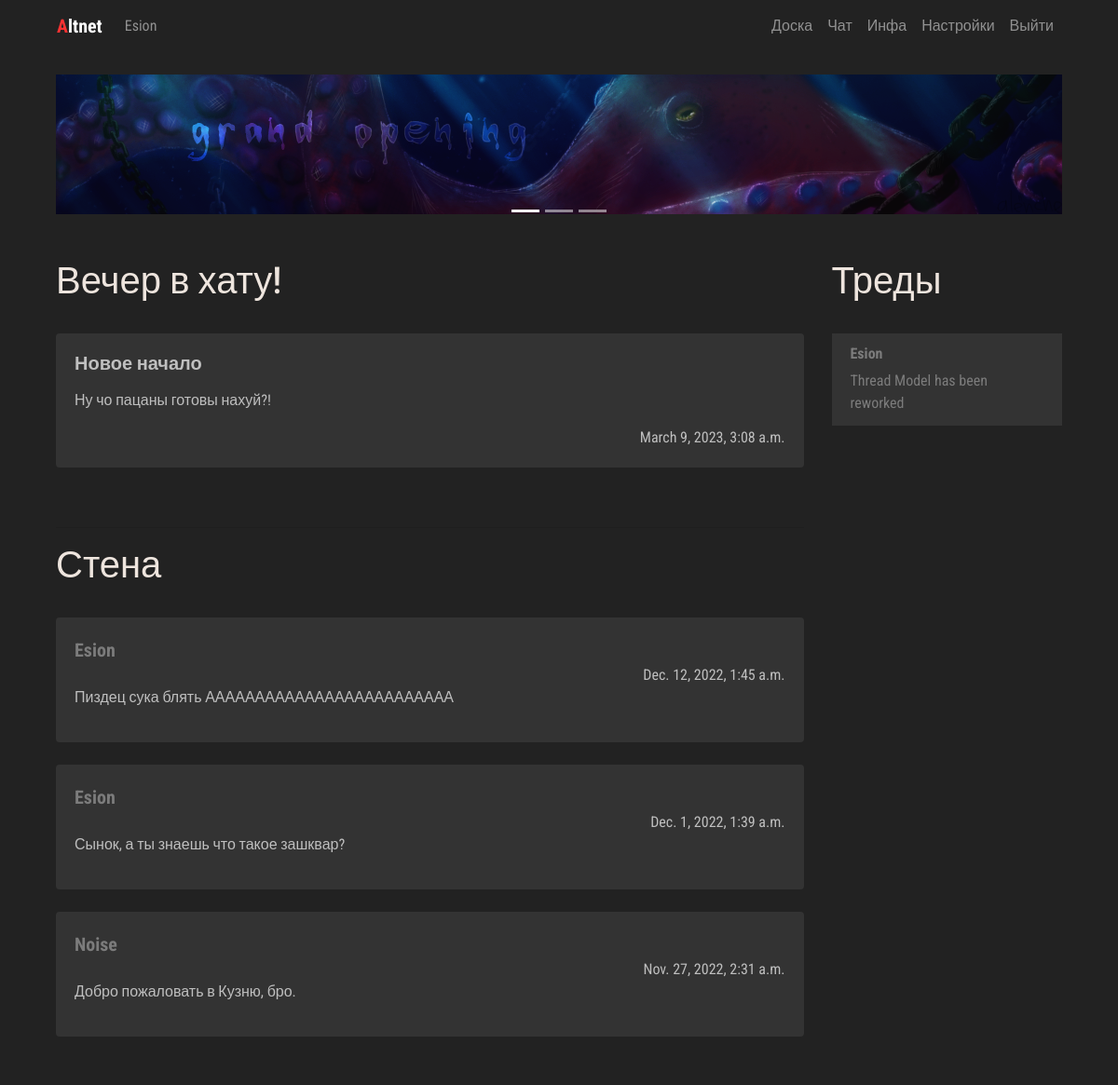
The page /manager/me/ (signed in) on the database its author committed.
### manager/models.py (models this page shows, shortened)
class AdminPublicPost(models.Model):
    post_author = models.ForeignKey(User, on_delete=models.CASCADE)
    post_title = models.CharField('Post title', max_length=100)
    post_text = models.CharField('Post text', max_length=10000)
    post_date = models.DateTimeField('Post date', auto_now=True)
    language_code = models.IntegerField(null=True, blank=True, default=0)

class UserPublicPost(models.Model):
    post_author = models.CharField('Message Author', max_length=150, null=False, blank=False)
    post_text = models.CharField('Post text', max_length=250)
    post_date = models.DateTimeField('Post date', auto_now=True)
    language_code = models.IntegerField(null=True, blank=True, default=0)

### board/models.py (models this page shows, shortened)
class Thread(models.Model):
    def was_published_recently(self):
        now = timezone.now()
        return now - datetime.timedelta(days=1) <= self.pub_date <= now
    thread_title = models.CharField('Thread title', max_length=100)
    thread_text = models.TextField('Thread text', max_length=10000)
    pub_date = models.DateTimeField('Date published', auto_now=True)
    thread_author = models.CharField('Thread Author', max_length=150, blank=False, null=False)
    was_published_recently.admin_order_field = 'pub_date'
    was_published_recently.boolean = True
    was_published_recently.short_description = 'Published recently?'
    thread_pic = models.ImageField(upload_to=user_thread_directory_path, blank=True, null=True)
    language_code = models.IntegerField(blank=True, null=True, default=0)
    visible = models.BooleanField(blank=False, null=False, default=True)

### manager/views.py (the view)
# urls.py: path('me/', views.meview, name='me'),
def meview(request):
    if request.user.is_authenticated:
        loc_option = Hikka.objects.get(user=request.user.id).language_code
    else:
        loc_option = 0
    latest_threads = Thread.objects.filter(language_code=loc_option).order_by('-pub_date')[:10]
    latest_posts = UserPublicPost.objects.filter(language_code=loc_option).order_by('-post_date')[:10]
    admin_posts = AdminPublicPost.objects.filter(language_code=loc_option).order_by('-post_date')[:10]
    context = {
        'loc': loc_resolver('home'),
        'lang': loc_option,
        'threads': latest_threads,
        'posts': latest_posts,
        'admins': admin_posts
    }
    print(loc_resolver('home'))
    return render(request, 'me.html', context)

### board/templatetags/loc_extra.py (called while the page is built)
@register.filter
def return_item(l, i):
    try:
        return l[i]
    except:
        return None

@register.filter
def random_message(l, i):
    try:
        return Me.greet(i)
    except:
        return None

### scripts/loc/Me.py (called while the page is built)
def greet(language_code):
    if language_code == 0:
        return WELCOME_RANDOM_EN[randint(0, 3)]
    elif language_code == 1:
        return WELCOME_RANDOM_RU[randint(0, 3)]

### scripts/localisation.py (called while the page is built, shortened)
def loc_resolver(specific):
    load = {}
    if specific == 'home':
        load['me'] = loc.Me
        load['UI'] = loc.UI
        load['errors'] = loc.Errors
        load['headers'] = loc.Headers
    elif specific == 'account':
        load['profile'] = loc.Profile
        load['errors'] = loc.Errors
        load['headers'] = loc.Headers
        load['UI'] = loc.UI
    elif specific == 'info':
        load['UI'] = loc.UI
        load['info'] = loc.Info
    return load

### manager/templates/me.html (shortened to what this page needs)
{% extends 'hat.html' %}
{% block content %}
{% load loc_extra %}
            <div class="row col-">
               <div class=" col-lg-9 col- content">
                  <br>
                  <div class="trds">
                     <main class="contentd" role="main">
                        <header>
                           <h1 data-text="{{ loc.me.greet|random_message:lang }}">{{ loc.me.greet|random_message:lang }}
                           </h1>
                        </header>
                     </main>
                  </div>
                  <br>
                  {% if admins %}
                  {% for admin in admins %}
                  <div class="card">
                     <div class="card-body">
                        <h4 class="card-title">
                           <p class="article"> {{ admin.post_title }} </p>
                        </h4>
                        {{ admin.post_text|linebreaks }}
                        <div class="d-flex flex-row-reverse">{{ admin.post_date }}</div>
                     </div>
                  </div>
                  <br />
                  {% endfor %}
                  {% else %}
                  {{ loc.errors.NO_AGENDA_POSTS|return_item:lang }}
                  {% endif %}
                  <br>
                  <hr>
                  <div class="trds">
                     <main class="contentd" role="main">
                        <header>
                           <h1 data-text="{{ loc.headers.PUBLIC_MESSAGES|return_item:lang }}">{{ loc.headers.PUBLIC_MESSAGES|return_item:lang }}
                           </h1>
                        </header>
                     </main>
                  </div>
                  <br>
                  {% if posts %}
                  {% for post in posts %}
                  <div class="card">
                     <div class="card-body">
                              <a class="article" href="{% url 'Board:guest' post.post_author%}"> {{ post.post_author }}</a>
                        <div class="d-flex flex-row-reverse">{{ post.post_date }}</div>
                        {{ post.post_text|linebreaks }}
                     </div>
                  </div>
                  <br />
                  {% endfor %}
                  {% else %}
                  {{ loc.errors.NO_PUBLIC_MESSAGES|return_item:lang }}
                  {% endif %}
               </div>
               <div class=" col-lg-3 col- left-sidebar">
                  <br>
                  <div class="trds">
                     <main class="contentd" role="main">
                        <header>
                           <h1 data-text="{{ loc.headers.THREADS|return_item:lang }}">{{ loc.headers.THREADS|return_item:lang }}
                           </h1>
                        </header>
                     </main>
                  </div>
                  <br>
                  {% if threads %}
                  <ul class="list-group">
                     {% for thread in threads %}
                     <li class="list-group-item">
                        <h6> <a class="userlk" href="{% url 'Board:guest' thread.thread_author %}">
                        {{ thread.thread_author }}</a> </h6>
                        <a href="{% url 'Board:thread' thread.id %}"> {{ thread.thread_text|truncatewords:10 }}  </a>
                     </li>
                     {% endfor %}
                  </ul>
                  {% else %}
                  {{ loc.errors.NO_THREADS|return_item:lang }}
                  {% endif %}
                  <br>
               </div>
            </div>
{% endblock %}

### board/templates/hat.html (shortened to what this page needs)
<!DOCTYPE html>
{% load loc_extra %}
<html lang="en"><head>
	<link rel="stylesheet" href="https://stackpath.bootstrapcdn.com/bootstrap/4.3.1/css/bootstrap.min.css">
     {% load static %}
    <link rel="stylesheet" href=" {% static 'css/master.css' %} " type="text/css">
  </head>
  <body>
<div class="container">
   <nav class="navbar navbar-expand-lg navbar-dark" style="background-color: #222222;">
  <div class="collapse navbar-collapse" id="navbarTogglerDemo01">
    <a class="navbar-brand" href="{% url 'Manager:me' %}"><b><span style="color: #fc3232">A</span>ltnet</b></a>
    <ul class="navbar-nav mr-auto mt-2 mt-lg-0">
    {% if user.is_authenticated %}
         <li class="nav-item">
           <a class="nav-link" href="{% url 'Board:user' %}">{{ user.username }}</a>
      </li>
        {% else %}
        <li class="nav-item">
        <a class="nav-link" href="{% url 'Manager:login' %}">{{ loc.UI.LOG_IN|return_item:lang }}</a>
      </li>
        {% endif %}
    </ul>
     <ul class="navbar-nav  mt-2 mt-lg-0">
      <li class="nav-item">
        <a class="nav-link" href="{% url 'Board:board' %}">{{ loc.UI.BOARD|return_item:lang }}</a>
      </li>
      <li class="nav-item">
        <a class="nav-link" href="{% url 'Chat:chat' %}">{{ loc.UI.CHAT|return_item:lang }}</a>
      </li>
      <li class="nav-item">
        <a class="nav-link" href="{% url 'Paper:info' %}">{{ loc.UI.INFO|return_item:lang }}</a>
      </li>
      <li class="nav-item">
        <a class="nav-link" href="#">{{ loc.UI.SETTINGS|return_item:lang }}</a>
      </li>
      <li class="nav-item">
        <a class="nav-link" href="{% url 'Manager:logout' %}">{{ loc.UI.LOG_OUT|return_item:lang }}</a>
      </li>
    </ul>
  </div>
</nav>
<div class="col-lg-12 head-block"><br>
<div id="carouselExampleControls" class="carousel slide" data-ride="carousel">
     <ol class="carousel-indicators">
    <li data-target="#carouselExampleControls" data-slide-to="0" class="active"></li>
    <li data-target="#carouselExampleControls" data-slide-to="1"></li>
    <li data-target="#carouselExampleControls" data-slide-to="2"></li>
  </ol>
  <div class="carousel-inner">
    <div class="carousel-item active">
      <img class="d-block w-100" src="{% static 'imgs/go.png' %}" alt="Second slide" height="150px">
    </div>
  </div>
<br>
</div>
{% block content %} {% endblock %}
<br>
    </div>
</div>
</body>
</html>

### static/css/master.css (style rules this page uses)
.head-block,.top-menu,.top-material,.left-sidebar,.content { background:#222222; margin-bottom:5px; }
.head-block { height:40px; }
.content { border: none; }
.head-block { height:150px; background:right center no-repeat; }
.card { background: #333333; border: none; }
.list-group, .list-group-item { background: #333333; border: none; }
.userlk { font-weight: bold; }
.article { font-weight: bold; font-size: 20px; }
body { font-family: 'Roboto Condensed', sans-serif; font-size: initial; }
a { color: #7c7c7c; font-size: initial; }
body { background: #222; color: #bfbfbf; }
.contentd header h1 { position:relative;color:#eee5de }
.contentd header h1:after, .contentd header h1:before { position:absolute;top:0;overflow:hidden;clip:rect(0,100vw,0,0);content:attr(data-text);background: #a9a9a9 }
.contentd header h1:before { left:-1vmin;animation:noise 7s infinite steps(3,end) alternate-reverse;color:#71fcff;text-shadow:.4vmin 0 #00f,-.2vmin 1vmin red }
.contentd header h1:after { left:1vmin;animation:noise-alt 5s infinite steps(3,end) alternate-reverse;color:#ff9eed;text-shadow:-2vmin 0 #ff0,.1vmin -1vmin #00f }
.trds { background: #none; }

### rows shown on the page
AdminPublicPost: post_title "Новое начало", post_text "Ну чо пацаны готовы нахуй?!", post_date "March 9, 2023, 3:08 a.m."
UserPublicPost: post_author "Esion", post_date "Dec. 12, 2022, 1:45 a.m.", post_text "Пиздец сука блять ААААААААААААААААААААААААА"
UserPublicPost: post_author "Esion", post_date "Dec. 1, 2022, 1:39 a.m.", post_text "Сынок, а ты знаешь что такое зашквар?"
UserPublicPost: post_author "Noise", post_date "Nov. 27, 2022, 2:31 a.m.", post_text "Добро пожаловать в Кузню, бро."
Thread: thread_author "Esion", thread_text "Thread Model has been reworked"

### other values the page prints
{{ user.username }} "Esion"
{{ loc.UI.BOARD|return_item:lang }} "Доска"
{{ loc.UI.CHAT|return_item:lang }} "Чат"
{{ loc.UI.INFO|return_item:lang }} "Инфа"
{{ loc.UI.SETTINGS|return_item:lang }} "Настройки"
{{ loc.UI.LOG_OUT|return_item:lang }} "Выйти"
{{ loc.me.greet|random_message:lang }} "Вечер в хату!"
{{ loc.headers.PUBLIC_MESSAGES|return_item:lang }} "Стена"
{{ loc.headers.THREADS|return_item:lang }} "Треды"
